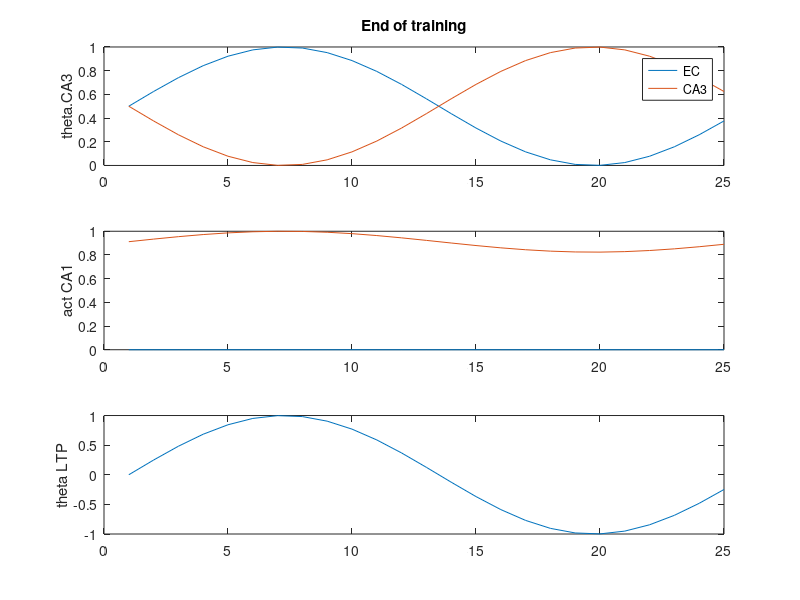
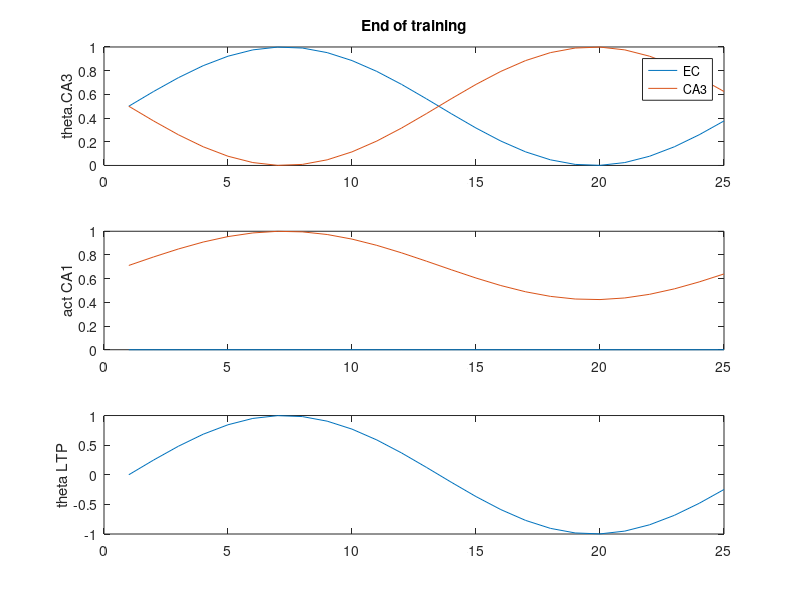

Write the MATLAB code that produced these figures, in order.
function [] = hasselmo2002_Task_V2_2()
% hasselmo_2002 theta model


%todo: 
% add plots for ca3 and ec activity
% add ach to the model
% make a struct to hold data? 

clear all;

%% runtime parameters
p.nTrls = 14;
p.nTSteps = 25;
p.nCA1cells = 2;
p.nCA3cells = 3;
p.nECcells = 2;

p.dt = 0.005; % 5 ms
p.thF = 8; % 8 Hz
p.stepsPerCycle = ceil(((1/p.thF)/p.dt));
p.phaseStep = (2*pi)/p.stepsPerCycle; % numnber of radians to increment theta phase by for each time steps
p.k = .5; 
p.lrate = 0.01; % learning rate, per Ehren's experiment
p.thetaScale = 1; % X from Hasselmo et al (2002), p 799
% [0 to 1] smaller means theta has less effect on functional strength
% paper is vague about whether different values are used for the different
% layers (CA3 vs EC), for now we'll assume that it is a single fixed
% parameter.

% allocate arrays
a.CA1 = nan(p.nCA1cells,p.nTSteps);
a.CA3 = nan(p.nCA3cells,p.nTrls); 
a.EC  = nan(p.nECcells, p.nTrls);
w.CA3 = zeros(p.nCA1cells, p.nCA3cells);
w.EC  = eye(p.nCA1cells, p.nECcells); % identity matrix p.801
tempXprod = nan(p.nCA1cells,p.nCA3cells,p.stepsPerCycle);



%% Task 

stage = 1;

% for each trial, run the theta model 
for trl = 1:p.nTrls
  % initialize first timestep
  % NOTE: THESE NEED TO BE SET FOR EACH PHASE OF THE TASK, TRL
  a.CA3(:,1) = [0; 1; 1]; % rand(p.nCA3cells,1) > .5;
  a.EC(:,1)  = [0; 1]; % rand(p.nECcells, 1) > .5;
  
  % runs the model 
  [a, tempXprod, ph, theta] = runTheta(a,tempXprod,w,p,stage);
  
  % compute weight updates after each theta cycle
  dw.CA3(:,:) = sum(tempXprod,3);
  
  fprintf('\nTrial %i\n',trl);
  if any(isnan(dw.CA3)), keyboard, end
  w.CA3, dw.CA3
  w.CA3 = w.CA3 + p.lrate.*dw.CA3; %   w.CA3 = w.CA3 + dw.CA3;
  w.CA3 = min(w.CA3, p.k);
  w.CA3
  
end

if 1, plotStateVariables(theta,a); end

  keyboard

  fprintf('Test initial learning\n');  
  a.CA3(:,1) = [0; 1; 0]; % rand(p.nCA3cells,1) > .5;
  [a, tempXprod, ph, theta] = runTheta(a,tempXprod,w,p,stage); 
  if 1, plotStateVariables(theta,a); end
  
end

function [a,tempXprod, ph, theta] = runTheta(a,tempXprod,w,p,stage)
  
  % allocate phase and theta params
  ph.EC = nan(p.nTSteps,1);   theta.EC = nan(p.nTSteps,1);
  ph.CA3 = nan(p.nTSteps,1);  theta.CA3 = nan(p.nTSteps,1);
  ph.LTP = nan(p.nTSteps,1);  theta.LTP = nan(p.nTSteps,1);

  
  ph.EC(1)  = 0;    theta.EC(1)  = (p.thetaScale/2) * sin(ph.EC(1))  + (1-(p.thetaScale/2));
  ph.CA3(1) = pi;   theta.CA3(1) = (p.thetaScale/2) * sin(ph.CA3(1)) + (1-(p.thetaScale/2));
  ph.LTP(1) = 0;    theta.LTP(1) = sin(ph.LTP(1));
  
  % initialize CA1 activity
  a.CA1(:,1) = ((theta.EC(1) .* w.EC) * a.EC(:,stage)) + ((theta.CA3(1) .* w.CA3) * a.CA3(:,1)); % eq 2.4 p.799
  
  tempXprod(:,:,1) = (theta.LTP(1) .* a.CA1(:,1)) * a.CA3(:,stage)';
  % run one theta cycle
  for t = 2:p.stepsPerCycle
    
    % phasic input
    ph.EC(t)  = ph.EC(t-1)  + p.phaseStep;  theta.EC(t)  = (p.thetaScale/2) * sin(ph.EC(t))  + (1-(p.thetaScale/2));  % eq 2.2 p.799
    ph.CA3(t) = ph.CA3(t-1) + p.phaseStep;  theta.CA3(t) = (p.thetaScale/2) * sin(ph.CA3(t)) + (1-(p.thetaScale/2));  % eq 2.3 p.799
    ph.LTP(t) = ph.LTP(t-1) + p.phaseStep;  theta.LTP(t) = sin(ph.LTP(t));                                        % eq 2.5 p.799
    
    
    %a.CA1 = w.EC .* a.EC + w.CA3 .* a.CA3; % eq 2.1
    a.CA1(:,t) = ((theta.EC(t) .* w.EC) * a.EC(:,stage)) + ((theta.CA3(t) .* w.CA3) * a.CA3(:,stage)); % eq 2.4 p.799
    
    tempXprod(:,:,t) = (theta.LTP(t) .* a.CA1(:,t)) * a.CA3(:,stage)';
    
  end
  
end

function plotStateVariables(theta,a)
    figure;
    subplot(3,1,1);
    hold off; plot(theta.EC)
    hold on; plot(theta.CA3)
    ylabel('theta.CA3');
    legend('EC','CA3'); ylim([0 1]);
    title(['End of training']);
    
    subplot(3,1,2);
    plot(a.CA1');
    ylabel('act CA1');
    
    subplot(3,1,3);
    plot(theta.LTP)
    ylabel('theta LTP');
end
